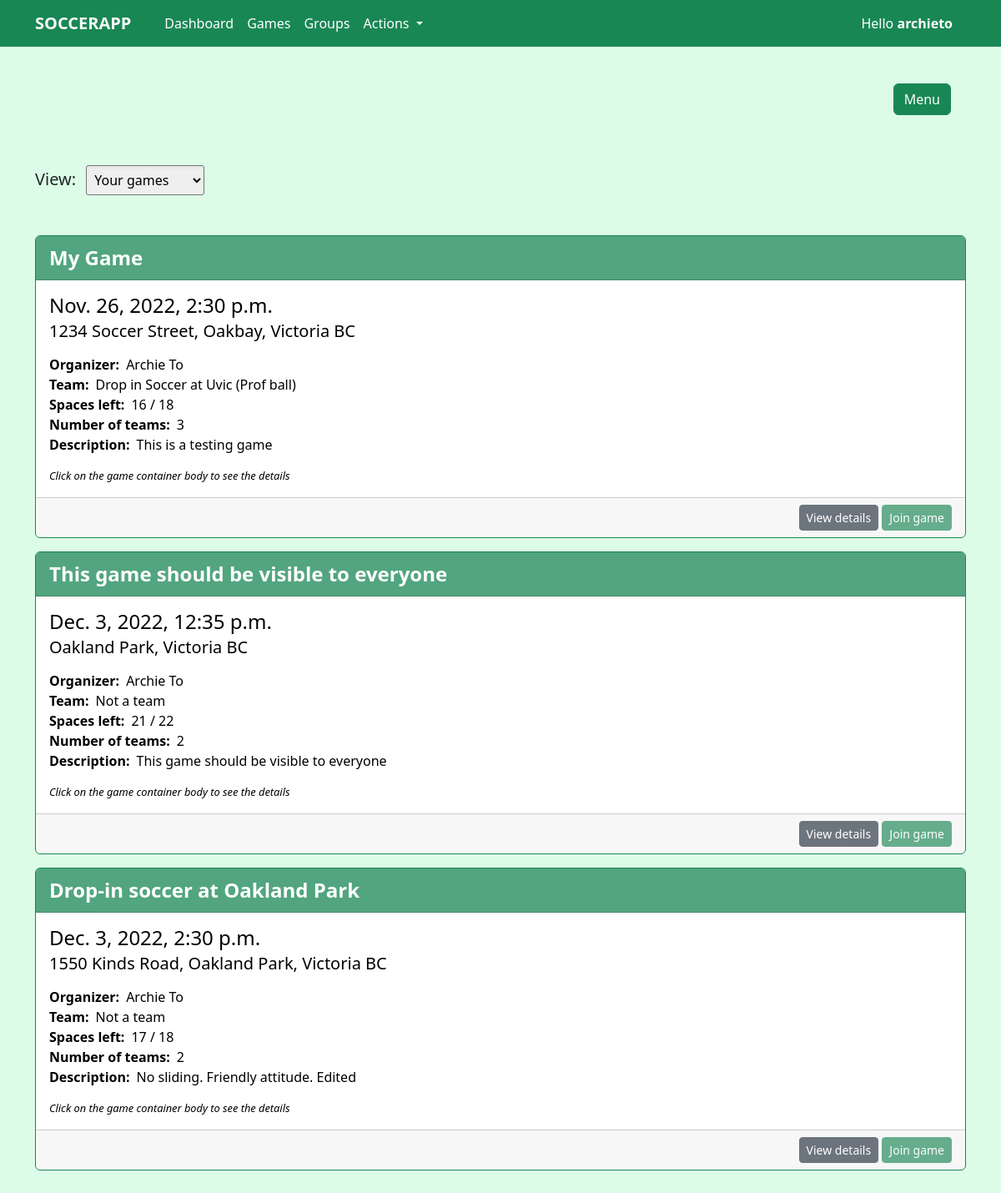
/game (signed in), run on the app's committed database.
### soccer/models.py (models this page shows, shortened)
class Game(models.Model):
    name = models.CharField(max_length=50, null=False, blank=False)
    team = models.ForeignKey(Team, on_delete=models.CASCADE, null=True, blank=True)
    organizers = models.ManyToManyField(User)
    date = models.DateTimeField(null=False, blank=False)
    location = models.CharField(max_length=200, null=False, blank=False, default='location')
    max_player_num = models.IntegerField(null=True, blank=True)
    team_num = models.IntegerField(default=2, validators=[MinValueValidator(1), MaxValueValidator(8)])
    visible_to_everyone = models.BooleanField(default=True)
    description = models.CharField(max_length=300, null=False, blank=False)
    class Meta:
        db_table = 'soccer_team_game'
        ordering = ['date']
    def total_players(self):
        players = 0
        for team in self.gameteam_set.all():
            players = players + team.players.count()
        return players
    def get_creator(self):
        return self.organizers.first()
    def get_players(self):
        players = []
        for team in self.gameteam_set.all():
            players.extend(team.players.all())
        return players

class User(models.Model):
    phone_number = models.CharField(max_length=10, null=False, blank=False, validators=[RegexValidator(regex='[0-9]{10}')])
    name = models.CharField(max_length=30, null=False, blank=False)
    last_active = models.DateTimeField(auto_now=True)
    class Meta:
        db_table = 'soccer_user'
        ordering = ['name']
    def __str__(self):
        return self.name
    def get_managed_teams(self):
        teams = []
        for teamadmin in self.teamadmin_set.all():
            teams.append(teamadmin.team)
        return teams

class Team(models.Model):
    name = models.CharField(max_length=50, null=False, blank=False)
    max_member_num = models.IntegerField(null=True, blank=True)
    members = models.ManyToManyField(User)
    description = models.CharField(max_length=300, null=False, blank=False)
    class Meta:
        db_table = 'soccer_team'
        ordering = ['name']

class GameTeam(models.Model):
    players = models.ManyToManyField(User)
    game = models.ForeignKey(Game, on_delete=models.CASCADE, null=False, blank=False)
    team_number = models.IntegerField(null=False, blank=False)
    class Meta:
        db_table = 'soccer_game_team'
        ordering = ['game']

### soccer/views.py (the view)
# urls.py: path('game', views.GamesView.as_view(), name='games'),
class GamesView(ListView):
    model = Game
    template_name = "soccer/games.html"
    context_object_name = "all_games"

### soccer/templatetags/soccer_extras.py (called while the page is built)
@register.filter
def subtract(value, arg):
    return value - arg

### soccer_app/global_contexts.py (called while the page is built, shortened)
def get_user(request):
    user_id = request.session.get('user_id', None)
    name = request.session.get('name')
    phone_number = request.session.get('phone_number')
    return {
        'user': User.objects.get(id=user_id),
        'user_id': user_id,
        'name': name,
        'phone_number': phone_number
    }

### templates/soccer/games.html (shortened to what this page needs)
{% extends 'base.html' %}
{% block content %}
<div class="container mt-150">
    <label class="fs-5 me-2 mt-5">View:</label>
    <select class="custom-select-tag mt-5">
        <option value="yours" selected>Your games</option>
    </select>
    <div class="mt-5 your-games-container">
        {% for game in all_games %}
        {% if user in game.get_players %}
        {% include 'soccer/components/container/game.html' %}
        {% endif %}
        {% endfor %}
    </div>
</div>
{% endblock %}

### templates/soccer/components/container/game.html
{% load soccer_extras %}
<div class="card mt-3 border-success">
    <div class="card-header bg-success bg-opacity-75 text-white fw-semibold fs-4">
        {{ game.name }}
    </div>
    <a class="text-black" style="text-decoration: none;" href="/game/{{game.id}}">
        <div class="card-body game-body">
            <h4 class="card-title">{{ game.date }}</h4>
            <h5 class="card-subtitle">{{ game.location }}</h5>
            <div class="card-text mt-3">
                <div><strong class="me-2">Organizer:</strong>{{ game.get_creator }}</div>
                <div><strong class="me-2">Team:</strong>{% if game.team %}{{ game.team.name }}{% else %}Not a team{% endif %}</div>
                <div><strong class="me-2">Spaces left:</strong>{{ game.max_player_num|subtract:game.total_players }} / {{game.max_player_num}}</div>
                <div><strong class="me-2">Number of teams:</strong>{{ game.team_num }}</div>
                <div><strong class="me-2">Description:</strong>{{ game.description }}</div>
                <div class="mt-3 fst-italic helper-text">Click on the game container body to see the details</div>
            </div>
        </div>
    </a>
    <div class="card-footer">
        <div class="w-fit ms-auto">
            {% if request.path == '/' %}
            <button type="button" class="btn btn-danger btn-sm" data-bs-toggle="modal" data-bs-target="#deleteGame{{ game.id }}ConfirmationModal">Delete game</button>
            <button type="button" class="btn btn-primary btn-sm" data-bs-toggle="modal" data-bs-target="#editGame{{ game.id }}FormModal">Edit game</button>
            {% else %}
            <a href="/game/{{ game.id }}" type="button" class="btn btn-secondary btn-sm">View details</a>
            <a href="/join_game/{{ game.id }}" type="button" class="btn btn-success btn-sm {% if user in game.get_players %}disabled{% endif %}">Join game</a>
            {% endif %}
        </div>
    </div>
</div>

### static/style/base.css (style rules this page uses)
* { margin: 0; box-sizing: border-box; font-size: 12px; }
body { background-color: rgb(220 252 231); padding-bottom: 100px; }
.game-body { transition-duration: 0.25s; }
.helper-text { font-size: .8em; }
.custom-select-tag { width: fit-content; padding: 5px; border-radius: 3px; box-shadow: inset 0 2px 4px 0 rgb(0 0 0 / 0.05); }
@media only screen and (min-width: 768px) { * { font-size: 16px; } }

### static/style/utilities.css (style rules this page uses)
.mt-150 { margin-top: 150px; }
.w-fit { width: fit-content; height: fit-content; }

### data on the page
Game: name "My Game", date "Nov. 26, 2022, 2:30 p.m.", location "1234 Soccer Street, Oakbay, Victoria BC", get_creator "Archie To", team.name "Drop in Soccer at Uvic (Prof ball)", max_player_num|subtract "16", max_player_num "18", team_num "3", description "This is a testing game"
Game: name "This game should be visible to everyone", date "Dec. 3, 2022, 12:35 p.m.", location "Oakland Park, Victoria BC", get_creator "Archie To", shows "Not a team", max_player_num|subtract "21", max_player_num "22", team_num "2", description "This game should be visible to everyone"
Game: name "Drop-in soccer at Oakland Park", date "Dec. 3, 2022, 2:30 p.m.", location "1550 Kinds Road, Oakland Park, Victoria BC", get_creator "Archie To", shows "Not a team", max_player_num|subtract "17", max_player_num "18", team_num "2", description "No sliding. Friendly attitude. Edited"

### other printed values
{{ name }} "archieto"
